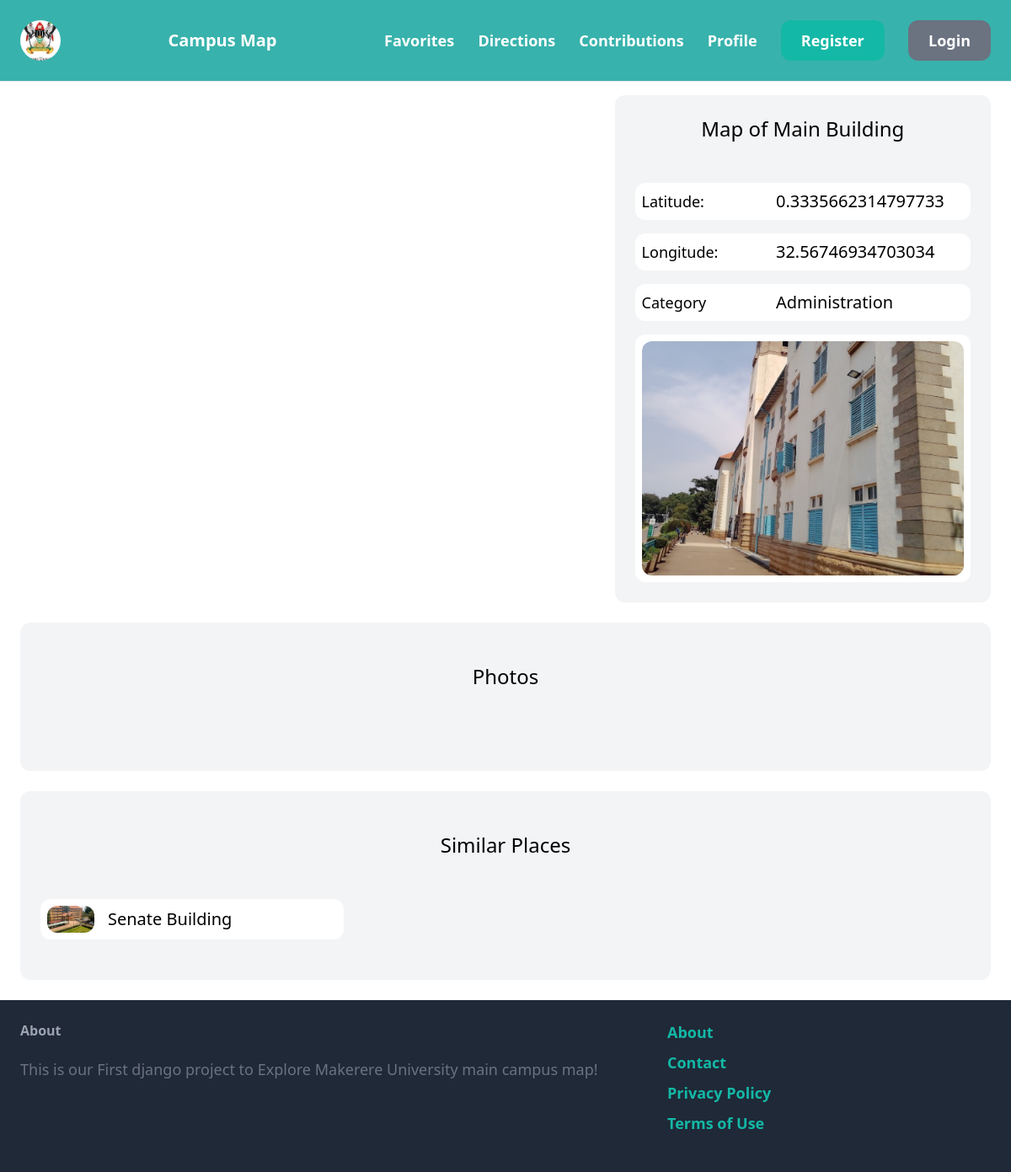
Screenshot of /locations/Main Building/ with the database file from the repository.
### location/models.py (models this page shows, shortened)
class Location(models.Model):
    name = models.CharField(max_length=255)
    category = models.ForeignKey(Category, default='Lecture Building', related_name='locations', on_delete=models.CASCADE)
    latitude = models.FloatField()
    longitude = models.FloatField()
    image = models.ImageField(upload_to='media', blank=True, null=True)
    created_by = models.ForeignKey(User, related_name='locations', on_delete=models.CASCADE)
    created_at = models.DateTimeField(auto_now_add=True)
    class Meta:
        ordering = ('name',)
        verbose_name_plural = 'Locations'

class Category(models.Model):
    name = models.CharField(max_length=255)
    class Meta:
        ordering = ('name',)
        verbose_name_plural = 'Categories'
    def __str__(self):
        return self.name

### location/views.py (the view)
# urls.py: path('<str:name>/', views.place, name='place'),
def place(request, name):
    location = get_object_or_404(Location, name=name)
    map = folium.Map(
        location=[location.latitude, location.longitude],
        zoom_start=17
    )
    country = geocoder.osm(location.name).country
    folium.Marker(
        location=[location.latitude, location.longitude],
        tooltip=location.name,
        popup=f'{location.name}\n{location.latitude}, {location.longitude}\n{country}'
    ).add_to(map)
    map = map._repr_html_()
    similar_places = Location.objects.filter(category=location.category).exclude(name=name)[0:3]
    return render(request, 'location/place.html', {
        'similar_places' : similar_places,
        'map' : map,
        'location' : location
    })

### location/templates/location/place.html (shortened to what this page needs)
{% extends 'core/base.html' %}
{% block content %}
    <div class="grid grid-cols-5 gap-6 mt-4">
        <div class="col-span-3">
            <div class="w-full min-h-[500px]">
            </div>
        </div>
        <div class="col-span-2 p-6 bg-gray-100 rounded-xl">
            <h2 class="mb-12 text-2xl text-center">Map of {{location.name}}</h2>
            <div id="container">
                <div class="grid grid-cols-5 gap-4 items-center bg-white rounded-xl p-2 ">
                    <div class="col-span-2">
                        <p class="text-lg">Latitude:</p>
                    </div>
                    <div class="col-span-3">
                        <h3 class="text-xl">{{location.latitude}}</h3>
                    </div>
                </div>
                <div class="grid grid-cols-5 gap-4 mt-4 items-center bg-white rounded-xl p-2 ">
                    <div class="col-span-2">
                        <p class="text-lg">Longitude:</p>
                    </div>
                    <div class="col-span-3">
                        <h3 class="text-xl">{{location.longitude}}</h3>
                    </div>
                </div>
                <div class="grid grid-cols-5 gap-4 mt-4 items-center bg-white rounded-xl p-2 ">
                    <div class="col-span-2">
                        <p class="text-lg">Category</p>
                    </div>
                    <div class="col-span-3">
                        <h3 class="text-xl">{{location.category}}</h3>
                    </div>
                </div>
                {% if location.image %}
                <div class="mt-4 items-center bg-white rounded-xl p-2">
                    <img src="{{location.image.url}}" alt="{{location.name}}" class="rounded-xl w-full">
                </div>
                {% endif %}
            </div>
        </div>
    </div>
    <div class="mt-6 px-6 py-12 bg-gray-100 rounded-xl">
        <h2 class="mb-12 text-2xl text-center">Photos</h2>
    </div>
    <div class="mt-6 px-6 py-12 bg-gray-100 rounded-xl">
        <h2 class="mb-12 text-2xl text-center">Similar Places</h2>
        <div class="grid grid-cols-3 gap-3">
            {% for place in similar_places %}
            <div>
                <a href="{% url 'location:place' place.name %}">
                    <div class="grid grid-cols-5 gap-4 items-center bg-white rounded-xl p-2">
                        {% if place.image %}
                        <div class="col-span-1">
                            <img src="{{place.image.url}}" class="rounded-xl" alt="{{place.name}}">
                        </div>
                        {% endif %}
                        <div class="col-span-4">
                            <h3 class="text-xl">{{place.name}}</h3>
                        </div>
                    </div>
                </a>
            </div>
            {% endfor %}
        </div>
    </div>
{% endblock content %}

### rows the page displays
Location: name "Main Building", latitude "0.3335662314797733", longitude "32.56746934703034", category "Administration", image (picture)
Location: image (picture), name "Senate Building"
